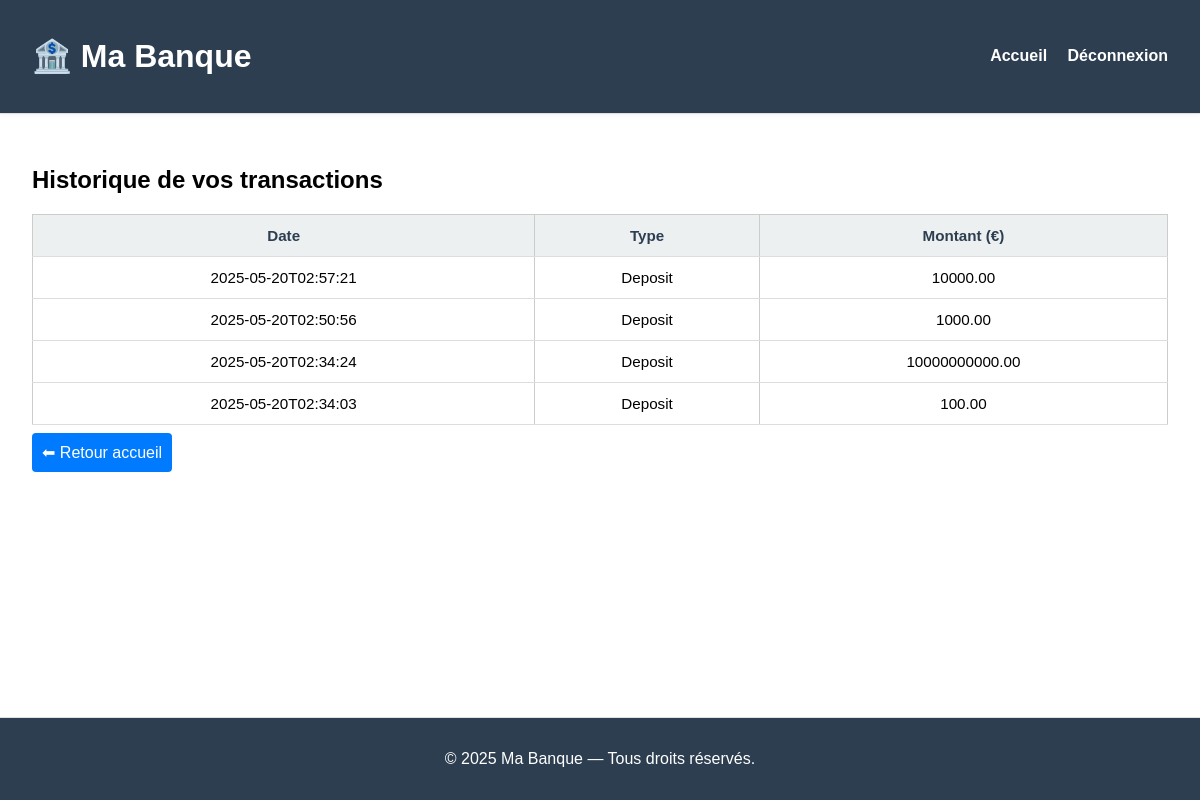
Page /history (signed in) on the earlier database version.
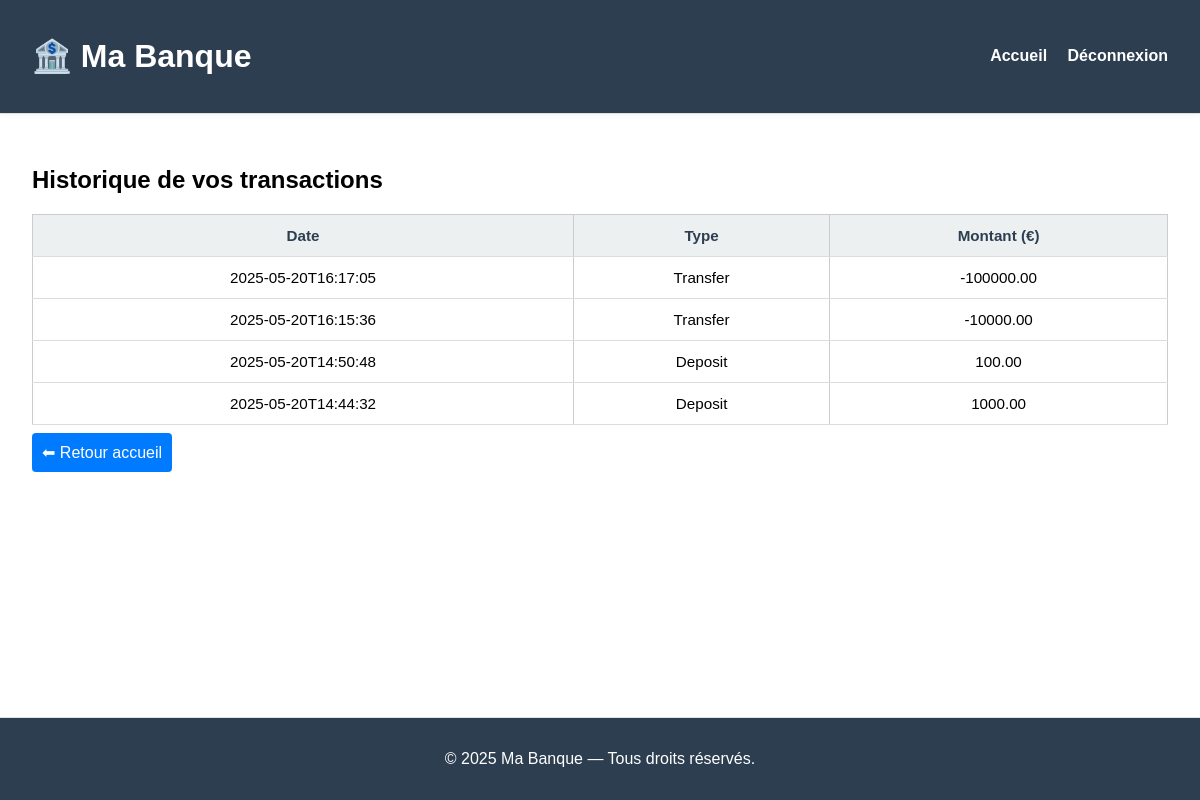
Same page on the later database version.
### tables this page shows
CREATE TABLE transactions (
    id INTEGER PRIMARY KEY AUTOINCREMENT,
    user_id INTEGER NOT NULL,
    type TEXT CHECK(type IN ('deposit', 'transfer')) NOT NULL,
    amount REAL NOT NULL,
    date TEXT NOT NULL,
    reason TEXT DEFAULT '',
    FOREIGN KEY(user_id) REFERENCES users(id)
);

### server_old.py (the view)
@app.route('/history')
def history():
    if 'user_id' not in session:
        return redirect(url_for('login'))
    db = get_db()
    rows = db.execute('''
        SELECT type, amount, date
        FROM transactions
        WHERE user_id = ?
        ORDER BY date DESC
    ''', (session['user_id'],)).fetchall()
    return render_template('history.html', transactions=rows)

### server_old.py (called while the page is built)
def get_db():
    conn = sqlite3.connect(DATABASE)
    conn.row_factory = sqlite3.Row  # pour accéder aux colonnes par nom
    return conn

### templates/history.html (shortened to what this page needs)
{% extends "base.html" %}
{% block content %}
<h2>Historique de vos transactions</h2>
{% if transactions %}
<table class="styled-table">
    <thead>
        <tr>
            <th>Date</th>
            <th>Type</th>
            <th>Montant (€)</th>
        </tr>
    </thead>
    <tbody>
        {% for t in transactions %}
        <tr>
            <td>{{ t['date'] }}</td>
            <td class="type {{ t['type'] }}">{{ t['type'].capitalize() }}</td>
            <td>{{ '%.2f' | format(t['amount']) }}</td>
        </tr>
        {% endfor %}
    </tbody>
</table>
{% else %}
<p>Aucune transaction enregistrée.</p>
{% endif %}
<a href="/home" class="btn">⬅ Retour accueil</a>
{% endblock %}

### templates/base.html (shortened to what this page needs)
<!DOCTYPE html>
<html lang="fr">
<head>
    <link rel="stylesheet" href="{{ url_for('static', filename='css/style.css') }}">
</head>
<body>
    <div class="page-wrapper">
        <header>
            <div class="header-container">
                <h1>🏦 Ma Banque</h1>
                <nav>
                    {% if session.get('user_id') %}
                    <a href="/home">Accueil</a>
                    <a href="/logout">Déconnexion</a>
                    {% else %}
                    <a href="/login">Connexion</a>
                    <a href="/signup">Inscription</a>
                    {% endif %}
                </nav>
            </div>
        </header>
        <div class="layout-container">
            <main>
                {% block content %}{% endblock %}
            </main>
        </div>
        <footer>
            <p>&copy; 2025 Ma Banque — Tous droits réservés.</p>
        </footer>
    </div>
</body>
</html>

### static/css/style.css (style rules this page uses)
html, body { background-color: #f8f9fb; margin: 0; padding: 0; font-family: Arial, sans-serif; }
.page-wrapper { display: flex; flex-direction: column; min-height: 100vh; }
.header-container { display: flex; justify-content: space-between; align-items: center; padding: 1rem 2rem; background-color: #2c3e50; border-bottom: 1px solid #e0e0e0; box-shadow: 0 1px 5px rgba(0,0,0,0.05); position: sticky; top: 0; z-index: 1000; }
.header-container h1 { color: white; text-decoration: none; }
.header-container nav a { color: white; margin-left: 1rem; text-decoration: none; font-weight: bold; transition: color 0.5s ease; }
.layout-container { display: flex; flex: 1; background: #f6f6f6; }
main { flex: 1; padding: 2rem; background-color: white; overflow: auto; }
footer { background-color: #2c3e50; border-top: 1px solid #e0e0e0; color: white; text-align: center; padding: 1rem; flex-shrink: 0; margin-top: auto; }
.btn { box-sizing: border-box; display: inline-block; text-decoration: none; margin: 0.5rem 0; transition: background-color 0.5s ease; background: #007bff; color: white; border: none; padding: 10px; border-radius: 4px; cursor: pointer; }
table { width: 100%; border-collapse: collapse; margin-top: 1rem; }
th, td { border: 1px solid #ccc; padding: 10px; text-align: center; }
table.styled-table { width: 100%; border-collapse: collapse; margin-top: 1rem; font-size: 0.95rem; }
.styled-table th, .styled-table td { padding: 0.75rem; text-align: center; border-bottom: 1px solid #ddd; }
.styled-table th { background-color: #ecf0f1; color: #2c3e50; }

Differences in the rows shown:
removed transactions: date "2025-05-20T02:57:21", type "Deposit", amount "10000.00"
no longer on this page (row edited): transactions: date "2025-05-20T02:50:56", type "Deposit", amount "1000.00"
added transactions: date "2025-05-20T16:17:05", type "Transfer", amount "-100000.00"
added transactions: date "2025-05-20T16:15:36", type "Transfer", amount "-10000.00"
changed transactions (number 3 of 4 on the later page): date "2025-05-20T02:34:24" → "2025-05-20T14:50:48"; amount "10000000000.00" → "100.00"
changed transactions (number 4 of 4 on the later page): date "2025-05-20T02:34:03" → "2025-05-20T14:44:32"; amount "100.00" → "1000.00"
